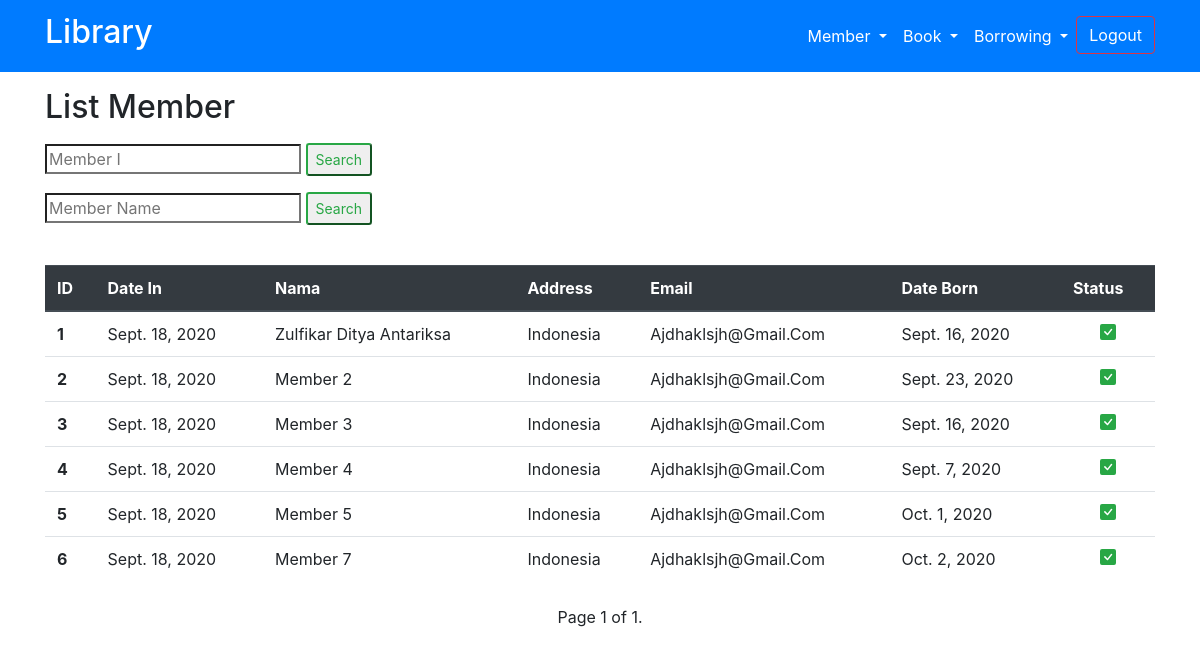
Screenshot of /member-list/ (signed in) with the database file from the repository.
### my_app/models.py (models this page shows, shortened)
class Member(models.Model):
    name = models.CharField(max_length=40)
    date_in = models.DateField(auto_now_add=True)
    address = models.CharField(max_length=50)
    email = models.EmailField(max_length=254)
    date_born = models.DateField()
    status = models.BooleanField(default=True)
    class Meta:
        verbose_name = "Member"
        verbose_name_plural = "Members"
        ordering = ['-date_in']

### my_app/views.py (the view, shortened to what this page needs)
# urls.py: path('member-list/', views.member_list, name='member-list'),
def member_list(request):
    if request.user.is_authenticated:
        page = "Member"
        with_paginator = True
        data = Member.objects.all().order_by('id')
        paginator = Paginator(data, 100)
        pageNum = request.GET.get('page')
        dataresult = paginator.get_page(pageNum)
        return render(request, 'home/list.html', {
            'page': page,
            'data': dataresult,
            'with_paginator': with_paginator,
        })
    else:
        return HttpResponseRedirect(reverse('login'))

### templates/home/list.html (shortened to what this page needs)
{% extends 'base.html' %}
{% load static %}
{% block content %}
<div class="container my-3 text-capitalize">
    <h2 class="mb-3">List {{page}}</h2>
    <div class="row justify-content-right">
        <div class="col">
            <form action="" method="post">
                <div class="form-group">
                    <input type="search" name="id" id="" placeholder="Member I" required>
                    <input type="submit" value="Search" class="btn-sm btn-outline-success">
                </div>
            </form>
            <form action="" method="post">
                <div class="form-group">
                    <input type="search" name="nama" id="" placeholder="Member Name" required>
                    <input type="submit" value="Search" class="btn-sm btn-outline-success">
                </div>
            </form>
        </div>
    </div>
</div>
<div class="container my-4 text-capitalize">
    <table class="table table-hover">
        <thead class="thead-dark">
            <th scope="col">ID</th>
            <th scope="col">date in</th>
            <th scope="col">Nama</th>
            <th scope="col">Address</th>
            <th scope="col">Email</th>
            <th scope="col">date born</th>
            <th scope="col">status</th>
        </thead>
        <tbody>
            {% for i in data %}
            <tr>
                <th scope="row">{{i.id}}</th>
                <td>{{i.date_in}}</td>
                <td>{{i.name}}</td>
                <td>{{i.address}}</td>
                <td class="">{{i.email}}</td>
                <td>{{i.date_born}}</td>
                {% if i.status is True %}
                <td class="text-success text-center">
                </td>
                {% endif %}
            </tr>
            {% endfor %}
        </tbody>
    </table>
</div>
<div class="container">
    <div class="row">
        <div class="col text-center">
            <span> Page {{ data.number }} of {{ data.paginator.num_pages }}.</span>
        </div>
    </div>
</div>
{% endblock content %}

### rows the page displays
Member: id "1", date_in "Sept. 18, 2020", name "Zulfikar Ditya Antariksa", address "Indonesia", email "Ajdhaklsjh@gmail.com", date_born "Sept. 16, 2020", status True (drawn)
Member: id "2", date_in "Sept. 18, 2020", name "Member 2", address "Indonesia", email "Ajdhaklsjh@gmail.com", date_born "Sept. 23, 2020", status True (drawn)
Member: id "3", date_in "Sept. 18, 2020", name "Member 3", address "Indonesia", email "Ajdhaklsjh@gmail.com", date_born "Sept. 16, 2020", status True (drawn)
Member: id "4", date_in "Sept. 18, 2020", name "Member 4", address "Indonesia", email "Ajdhaklsjh@gmail.com", date_born "Sept. 7, 2020", status True (drawn)
Member: id "5", date_in "Sept. 18, 2020", name "Member 5", address "Indonesia", email "Ajdhaklsjh@gmail.com", date_born "Oct. 1, 2020", status True (drawn)
Member: id "6", date_in "Sept. 18, 2020", name "Member 7", address "Indonesia", email "Ajdhaklsjh@gmail.com", date_born "Oct. 2, 2020", status True (drawn)

### other values shown
{{ page }} "Member"
{{ data.number }} "1"
{{ data.paginator.num_pages }} "1"
